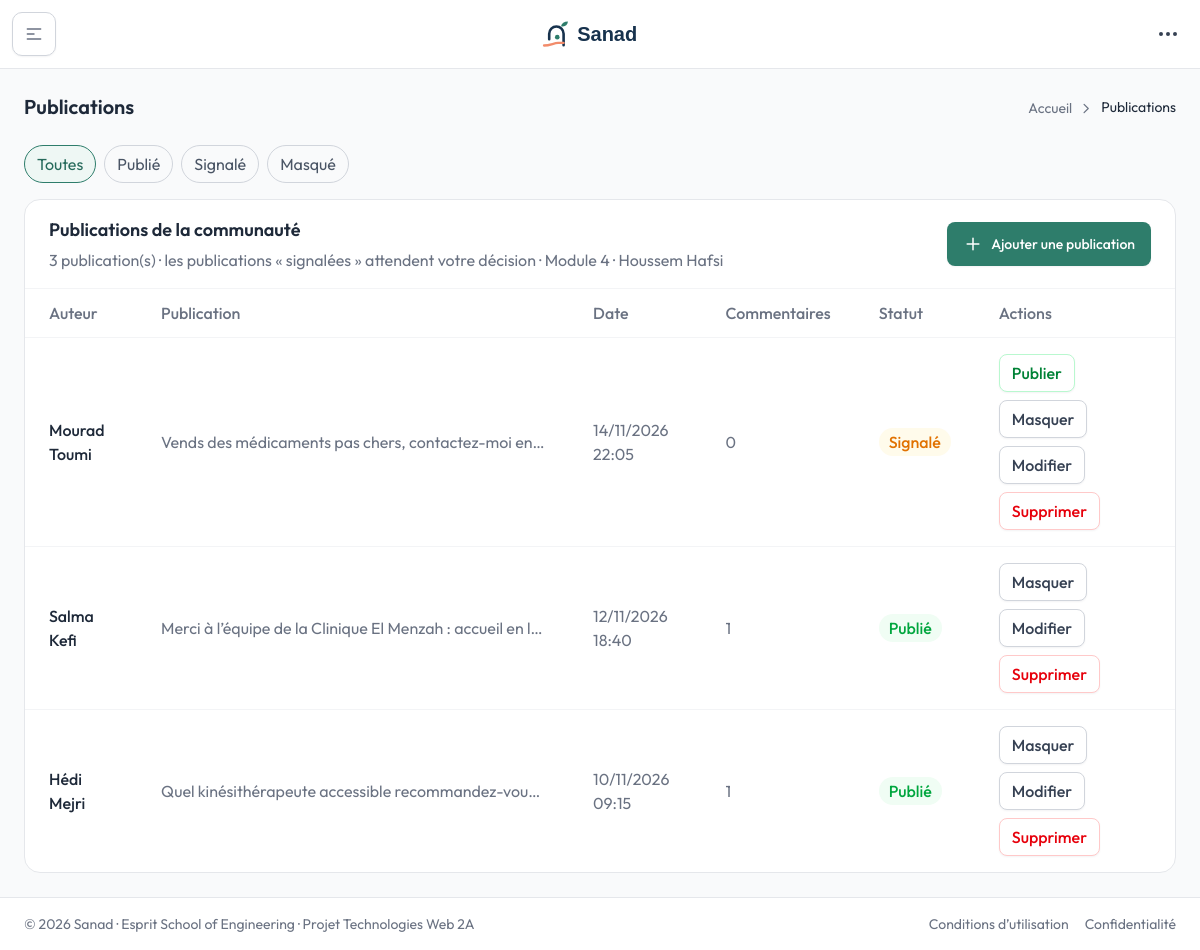
Screenshot of /backoffice/index.php?page=publications (signed in) with the database file from the repository.
### tables this page shows
CREATE TABLE publication (
  id INT AUTO_INCREMENT PRIMARY KEY,
  contenu TEXT NOT NULL,
  datePublication DATETIME NOT NULL DEFAULT CURRENT_TIMESTAMP,
  statut ENUM('publie','signale','masque') NOT NULL DEFAULT 'publie',
  utilisateurId INT NOT NULL,
  CONSTRAINT fk_publication_utilisateur FOREIGN KEY (utilisateurId) REFERENCES utilisateur(id) ON DELETE RESTRICT
);

### backoffice/Controllers/Controller.php (called while the page is built, shortened)
<?php
abstract class Controller
{
    protected function render(string $view, array $data = [], ?string $scriptsView = null): void
    {
        $content      = $this->capture(__DIR__ . '/../Views/' . $view . '.php', $data);
        require_once __DIR__ . '/../Views/includes/layout.php';
    }
    protected function capture(string $file, array $data = []): string
    {
        extract($data);
        require $file;
        return (string) ob_get_clean();
    }
}

### backoffice/Controllers/PublicationController.php (called while the page is built, shortened)
<?php
class PublicationController extends Controller
{
    private PDO $db;
    public function __construct()
    {
        $this->db = Database::getConnexion();
    }
    public function index(): void
    {
        $statut = (string) ($_GET['statut'] ?? '');
        if (!array_key_exists($statut, Publication::STATUTS)) {
            $statut = '';
        }
        $sql = 'SELECT p.*, u.prenom, u.nom, (SELECT COUNT(*) FROM commentaire c WHERE c.publicationId = p.id) AS nbCommentaires
                  FROM publication p INNER JOIN utilisateur u ON u.id = p.utilisateurId';
        $params = [];
        $stmt = $this->db->prepare($sql . ' ORDER BY p.datePublication DESC');
        $stmt->execute($params);
        $lignes = array_map(fn($r) => ['publication' => Publication::fromArray($r), 'auteur' => trim($r['prenom'] . ' ' . $r['nom']),
            'nbCommentaires' => (int) $r['nbCommentaires']], $stmt->fetchAll());
        $this->render('publications', ['lignes' => $lignes, 'statut' => $statut, 'csrfToken' => $this->csrf(), 'flash' => AuthController::prendreFlash()]);
    }
}

### backoffice/index.php (called while the page is built, shortened)
<?php
require_once __DIR__ . '/config.php';
require_once __DIR__ . '/Controllers/Controller.php';
require_once __DIR__ . '/Views/includes/helpers.php';
$page = (string) ($_GET['page'] ?? 'dashboard');
[$controller, $action] = $routes[$page];
(new $controller())->$action();

### backoffice/config.php (called while the page is built, shortened)
<?php
class Database
{
    private static ?PDO $pdo = null;
    public static function getConnexion(): PDO
    {
        if (self::$pdo === null) {
            try {
                self::$pdo = new PDO(
                    'mysql:host=' . self::HOST . ';dbname=' . self::DBNAME . ';charset=utf8mb4',
                    self::USER,
                    self::PASSWORD,
                    [
                        PDO::ATTR_ERRMODE            => PDO::ERRMODE_EXCEPTION,
                        PDO::ATTR_DEFAULT_FETCH_MODE => PDO::FETCH_ASSOC,
                        PDO::ATTR_EMULATE_PREPARES   => false,
                    ]
                );
            } catch (PDOException $e) {
                error_log($e->getMessage());
                http_response_code(500);
                die('Erreur : connexion à la base de données impossible. Vérifiez config.php et que MySQL est démarré.');
            }
        }
        return self::$pdo;
    }
}
if (!function_exists('e')) {
    function e($value): string
    {
        return htmlspecialchars((string) ($value ?? ''), ENT_QUOTES, 'UTF-8');
    }
}

### backoffice/Models/Publication.php (called while the page is built, shortened)
<?php
class Publication
{
    private ?int $id = null;
    private ?string $contenu = null;
    private ?string $datePublication = null;
    private ?string $statut = null;
    public static function fromArray(array $row): self
    {
        $o = new self();
        foreach ($row as $key => $value) {
            if (property_exists($o, $key) && $value !== null) {
                $o->$key = $value;
            }
        }
        return $o;
    }
    public function getId(): ?int
    {
        return $this->id;
    }
    public function getContenu(): ?string
    {
        return $this->contenu;
    }
    public function getDatePublication(): ?string
    {
        return $this->datePublication;
    }
    public function getStatut(): ?string
    {
        return $this->statut;
    }
    public function getLibelleStatut(): string
    {
        return self::STATUTS[$this->statut] ?? (string) $this->statut;
    }
}

### backoffice/Views/publications.php (the view, shortened to what this page needs)
<?php
$td = CLASSE_CELLULE;
?>
<?= filAriane('Publications') ?>
<div class="mb-4 flex flex-wrap gap-2">
  <?php foreach (['' => 'Toutes'] + Publication::STATUTS as $cle => $libelle): ?>
    <a href="index.php?page=publications<?= $cle !== '' ? '&amp;statut=' . e($cle) : '' ?>" class="rounded-full border px-3 py-1.5 text-theme-sm <?= $statut === $cle ? 'border-brand-500 bg-brand-50 text-brand-600' : 'border-gray-300 text-gray-600 dark:border-gray-700 dark:text-gray-400' ?>"><?= e($libelle) ?></a>
  <?php endforeach; ?>
</div>
<div class="rounded-2xl border border-gray-200 bg-white dark:border-gray-800 dark:bg-white/3">
  <?= enteteListe('Publications de la communauté', count($lignes) . ' publication(s) · les publications « signalées » attendent votre décision · Module 4 · Houssem Hafsi', 'publications', null, 'index.php?page=publication-form', 'Ajouter une publication') ?>
  <?= debutTableau(['Auteur', 'Publication', 'Date', 'Commentaires', 'Statut', 'Actions']) ?>
    <?php foreach ($lignes as $ligne): $p = $ligne['publication']; ?>
      <tr class="transition hover:bg-gray-50/50 dark:hover:bg-white/2">
        <td class="<?= $td ?>"><span class="font-medium text-gray-800 dark:text-white/90"><?= e($ligne['auteur']) ?></span></td>
        <td class="<?= $td ?>"><span class="block max-w-sm truncate"><?= e($p->getContenu()) ?></span></td>
        <td class="<?= $td ?>"><?= e(dateFr($p->getDatePublication(), true)) ?></td>
        <td class="<?= $td ?>"><?= (int) $ligne['nbCommentaires'] ?></td>
        <td class="<?= $td ?>"><?= badge($p->getLibelleStatut(), couleurStatut((string) $p->getStatut())) ?></td>
        <td class="<?= $td ?>"><div class="flex flex-wrap items-center gap-2">
          <?php if ($p->getStatut() !== 'publie'): ?><?= boutonAction('index.php?page=publication-statut', (int) $p->getId(), $csrfToken, 'Publier', 'succes', '', ['statut' => 'publie']) ?><?php endif; ?>
          <?php if ($p->getStatut() !== 'masque'): ?><?= boutonAction('index.php?page=publication-statut', (int) $p->getId(), $csrfToken, 'Masquer', 'neutre', '', ['statut' => 'masque']) ?><?php endif; ?>
          <?= boutonModifier('index.php?page=publication-edit&id=' . (int) $p->getId()) ?>
          <?= boutonAction('index.php?page=publication-delete', (int) $p->getId(), $csrfToken, 'Supprimer', 'danger', 'Supprimer cette publication et ses commentaires ?') ?>
        </div></td>
      </tr>
    <?php endforeach; ?>
  <?= finTableau(count($lignes), 6, 'Aucune publication.') ?>
</div>

### rows the page displays
publication: contenu "Vends des médicaments pas chers, contactez-moi en…", datePublication "14/11/2026 22:05"
publication: contenu "Merci à l’équipe de la Clinique El Menzah : accueil en l…", datePublication "12/11/2026 18:40"
publication: contenu "Quel kinésithérapeute accessible recommandez-vou…", datePublication "10/11/2026 09:15"

### other values shown
$titre "Publications"
$libelle "Toutes"
$libelle "Publié"
$libelle "Signalé"
$libelle "Masqué"
$titre "Publications de la communauté"
$sousTitre "3 publication(s) · les publications « signalées » attendent votre décision · Module 4 · Houssem Hafsi"
$libelleAjout "Ajouter une publication"
$c "Auteur"
$c "Publication"
$c "Date"
$c "Commentaires"
$c "Statut"
$c "Actions"
$ligne['auteur'] "Mourad Toumi"
